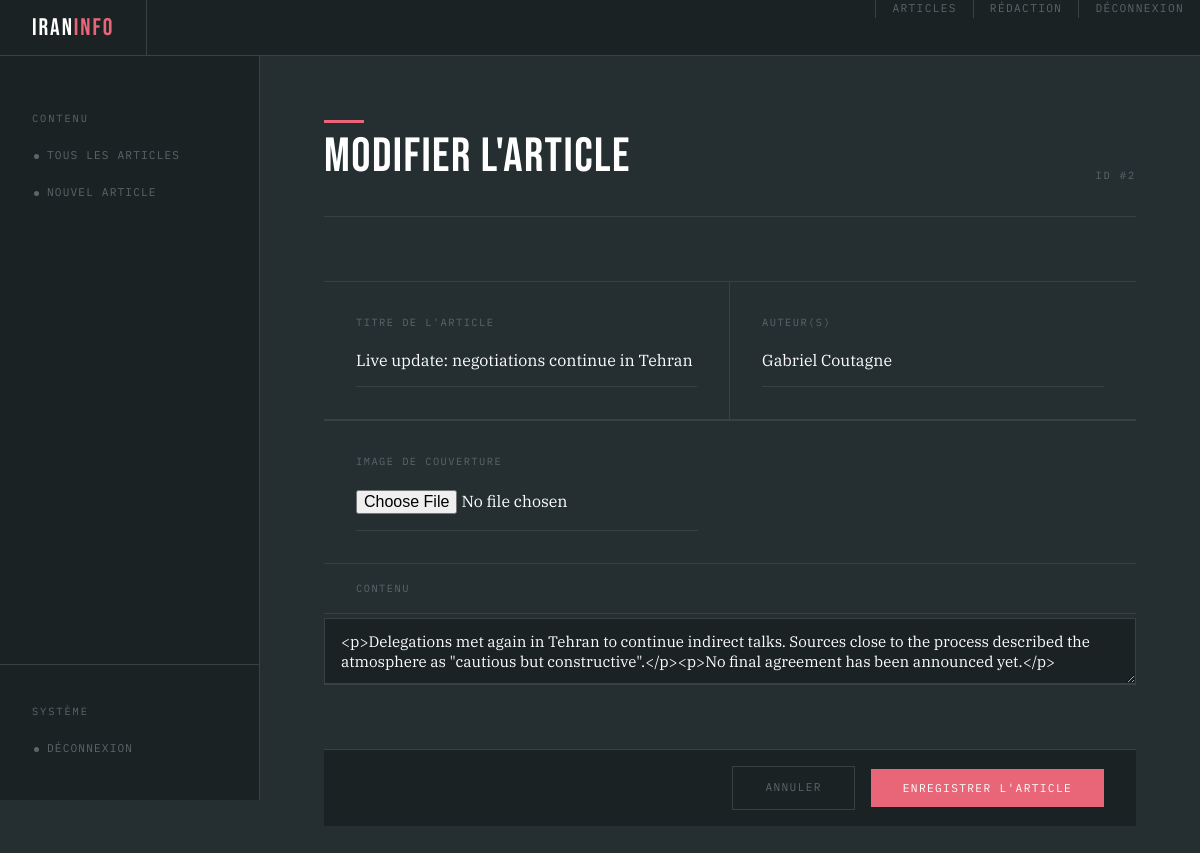
The page /article/edit/2 (signed in) on the database its author committed.
### tables this page shows
CREATE TABLE article(
   id_article INT AUTO_INCREMENT,
   title VARCHAR(255) ,
   slug VARCHAR(255) ,
   content TEXT,
   summary VARCHAR(500) ,
   created_at DATETIME,
   authors TEXT,
   cover TEXT,
   PRIMARY KEY(id_article)
);

### src/Util/Router.php (called while the page is built, shortened)
<?php
function currentPath(): string {
    $uri = $_SERVER['REQUEST_URI'];
    $path = parse_url($uri, PHP_URL_PATH);
    return rtrim($path, '/') ?: '/';
}

### src/Util.php (called while the page is built, shortened)
<?php
require_once __DIR__ . '/Util/Session.php';
require_once __DIR__ . '/Util/Router.php';
require_once __DIR__ . '/Util/Html.php';
function isLoggedIn(): bool { return \Util\isLoggedIn(); }
function currentPath(): string { return \Util\currentPath(); }
function e(mixed $val): string { return \Util\e($val); }

### templates/bo/article-edit.php (called while the page is built)
<?php
require __DIR__ . '/article-form.php';

### controllers/ArticleController.php (called while the page is built, shortened)
<?php
require_once __DIR__ . '/../src/Article.php';
require_once __DIR__ . '/../src/Util.php';
function handleArticleEdit(int $id): void {
    $article = Article::findById($id);
    $pageTitle = 'Modifier l\'article';
    require __DIR__ . '/../templates/bo/article-edit.php';
}

### src/Util/Html.php (called while the page is built, shortened)
<?php
function e(mixed $val): string {
    return htmlspecialchars((string)($val ?? ''), ENT_QUOTES, 'UTF-8');
}

### src/Util/Session.php (called while the page is built, shortened)
<?php
function isLoggedIn(): bool {
    return isset($_SESSION['user_id']);
}

### config/db.php (called while the page is built, shortened)
<?php
function getDb(): PDO {
    $host = $_ENV['DB_HOST'] ?? getenv('DB_HOST') ?? 'db';
    $name = $_ENV['DB_NAME'] ?? getenv('DB_NAME') ?? 'iraninfo_db';
    $user = $_ENV['DB_USER'] ?? getenv('DB_USER') ?? 'root';
    $pass = $_ENV['DB_PASS'] ?? getenv('DB_PASS') ?? 'root';
    $pdo = new PDO(
        "mysql:host=$host;dbname=$name;charset=utf8mb4",
        $user,
        $pass,
        [
            PDO::ATTR_ERRMODE            => PDO::ERRMODE_EXCEPTION,
            PDO::ATTR_DEFAULT_FETCH_MODE => PDO::FETCH_ASSOC,
        ]
    );
    return $pdo;
}

### src/Article.php (called while the page is built, shortened)
<?php
require_once __DIR__ . '/../config/db.php';
require_once __DIR__ . '/Util.php';
class Article {
    public static function findById(int $id): ?array {
        $stmt = getDb()->prepare('SELECT * FROM article WHERE id_article = ?');
        $stmt->execute([$id]);
        $row = $stmt->fetch();
        return $row ?: null;
    }
}

### templates/bo/article-form.php (the view, shortened to what this page needs)
<?php
$extraCss = ['article-form.min.css'];
$isEdit   = !empty($article['id_article']);
require __DIR__ . '/../layout/head.php';
require __DIR__ . '/../layout/nav.php';
?>
<div class="bo-layout">
    <?php require __DIR__ . '/../layout/sidebar.php'; ?>
    <main class="bo-main">
        <div class="bo-page-header">
            <div class="bo-page-header__left">
                <span class="accent-bar"></span>
                <h1><?= e($pageTitle) ?></h1>
            </div>
            <span class="section-label">
                <?= $isEdit ? 'ID #' . e($article['id_article']) : 'Nouveau' ?>
            </span>
        </div>
        <form action="/article/save" method="post" class="article-form" enctype="multipart/form-data">
            <div class="form-row">
                <div class="field">
                    <label for="title">Titre de l'article</label>
                    <input type="text" id="title" name="title"
                        value="<?= e($article['title'] ?? '') ?>"
                        placeholder="Saisir un titre...">
                </div>
                <div class="field">
                    <label for="authors">Auteur(s)</label>
                    <input type="text" id="authors" name="authors"
                        value="<?= e($article['authors'] ?? '') ?>"
                        placeholder="Nom_Prénom1, Nom_Prénom2, etc...">
                </div>
            </div>
            <div class="form-row">
                <div class="field">
                    <label for="cover">Image de couverture</label>
                    <input type="file" id="cover" name="cover" accept="image/*">
                </div>
            </div>
            <div class="form-block form-block--editor">
                <div class="field">
                    <label class="section-label">Contenu</label>
                    <textarea id="contentEditor" name="content"><?= e($article['content'] ?? '') ?></textarea>
                </div>
            </div>
            <div class="form-actions">
                <a href="/article/list" class="btn btn--ghost">Annuler</a>
                <button type="submit" class="btn btn--primary">Enregistrer l'article</button>
            </div>
        </form>
    </main>
</div>
</body>
</html>

### public/index.php (shortened to what this page needs)
<?php
require_once __DIR__ . '/../src/Util.php';
require_once __DIR__ . '/../controllers/ArticleController.php';
$path   = currentPath();
if (preg_match('#^/article/edit/(\d+)$#', $path, $m)) {
    handleArticleEdit((int)$m[1]);
    exit;
}

### templates/layout/head.php (shortened to what this page needs)
<!DOCTYPE html>
<html lang="en">
<head>
    <link rel="stylesheet" href="/css/base.min.css">
    <?php if (!empty($extraCss)): ?>
        <?php foreach ($extraCss as $css): ?>
            <link rel="stylesheet" href="/css/<?= e($css) ?>">
        <?php endforeach; ?>
    <?php endif; ?>
</head>
<body>

### templates/layout/nav.php
<?php
    $currentPath = currentPath();
?>
<nav class="site-nav">
    <a href="/" class="site-nav__logo display">Iran<span>Info</span></a>
    <ul class="site-nav__links">
        <?php $articleListPath = isLoggedIn() ? '/article/list' : '/'; ?>
        <li><a href="<?= e($articleListPath) ?>" <?= ($currentPath === '/article/list' || $currentPath === '/') ? 'class="active"' : '' ?>>Articles</a></li>
        <?php if (isLoggedIn()): ?>
            <li><a href="/article/add" <?= $currentPath === '/article/add' ? 'class="active"' : '' ?>>Rédaction</a></li>
            <li><a href="/logout">Déconnexion</a></li>
        <?php else: ?>
            <li><a href="/login" <?= $currentPath === '/login' ? 'class="active"' : '' ?>>Connexion</a></li>
        <?php endif; ?>
    </ul>
</nav>

### templates/layout/sidebar.php
<?php $currentPath = currentPath(); ?>
<aside class="bo-sidebar">
    <div class="bo-sidebar__section">
        <span class="section-label">Contenu</span>
    </div>
    <nav class="bo-sidebar__nav">
        <a href="/article/list" <?= $currentPath === '/article/list' ? 'class="active"' : '' ?>>
            <span class="bo-sidebar__dot"></span> Tous les articles
        </a>
        <a href="/article/add" <?= $currentPath === '/article/add' ? 'class="active"' : '' ?>>
            <span class="bo-sidebar__dot"></span> Nouvel article
        </a>
    </nav>
    <div class="bo-sidebar__section" style="margin-top:auto;padding-top:2rem;border-top:1px solid var(--grey-2)">
        <span class="section-label">Système</span>
    </div>
    <nav class="bo-sidebar__nav">
        <a href="/logout"><span class="bo-sidebar__dot"></span> Déconnexion</a>
    </nav>
</aside>

### rows shown on the page
article: id_article "2", title "Live update: negotiations continue in Tehran", authors "Gabriel Coutagne", content "<p>Delegations met again in Tehran to continue indirect talks. Sources close to the process described the atmosphere as \"cautious but constructive\".</p><p>No final agreement has been announced yet.</p>"

### other values the page prints
$pageTitle "Modifier l'article"
